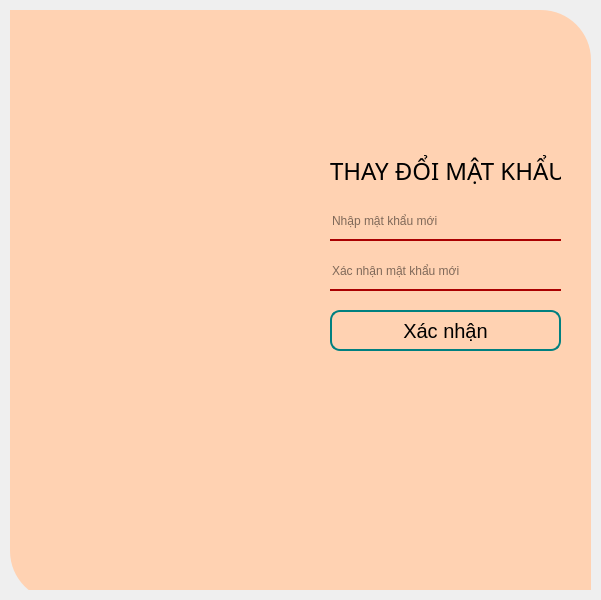
<?xml version="1.0" encoding="UTF-8"?>
<ui version="4.0">
 <class>ReplacePw</class>
 <widget class="QMainWindow" name="ReplacePw">
  <property name="geometry">
   <rect>
    <x>0</x>
    <y>0</y>
    <width>601</width>
    <height>600</height>
   </rect>
  </property>
  <property name="windowTitle">
   <string>MainWindow</string>
  </property>
  <widget class="QWidget" name="centralwidget">
   <layout class="QVBoxLayout" name="verticalLayout">
    <property name="spacing">
     <number>0</number>
    </property>
    <property name="leftMargin">
     <number>10</number>
    </property>
    <property name="topMargin">
     <number>10</number>
    </property>
    <property name="rightMargin">
     <number>10</number>
    </property>
    <property name="bottomMargin">
     <number>10</number>
    </property>
    <item>
     <widget class="QFrame" name="frame">
      <property name="styleSheet">
       <string notr="true">border-top-right-radius: 50px;
background-color: rgb(255, 210, 178);
border-bottom-left-radius: 50px;</string>
      </property>
      <property name="frameShape">
       <enum>QFrame::NoFrame</enum>
      </property>
      <widget class="QLabel" name="label_image">
       <property name="geometry">
        <rect>
         <x>0</x>
         <y>0</y>
         <width>291</width>
         <height>591</height>
        </rect>
       </property>
       <property name="styleSheet">
        <string notr="true">border-image: url(:/image/resources/pic/lib3.jpg);
border-top-right-radius: 0px; </string>
       </property>
       <property name="text">
        <string/>
       </property>
      </widget>
      <widget class="QLabel" name="label_TDMK">
       <property name="geometry">
        <rect>
         <x>320</x>
         <y>140</y>
         <width>231</width>
         <height>41</height>
        </rect>
       </property>
       <property name="font">
        <font>
         <family>Agbalumo</family>
         <pointsize>18</pointsize>
        </font>
       </property>
       <property name="text">
        <string>THAY ĐỔI MẬT KHẨU</string>
       </property>
      </widget>
      <widget class="QLineEdit" name="lineEdit">
       <property name="geometry">
        <rect>
         <x>320</x>
         <y>200</y>
         <width>231</width>
         <height>31</height>
        </rect>
       </property>
       <property name="styleSheet">
        <string notr="true">border: none;
background-color: rgb(255, 210, 178);
padding-bottom: 7px;
color: rgb(0, 0, 0);
border-bottom:2px solid rgb(170, 0, 0);</string>
       </property>
       <property name="text">
        <string/>
       </property>
       <property name="placeholderText">
        <string>Nhập mật khẩu mới</string>
       </property>
      </widget>
      <widget class="QPushButton" name="Btn_rplpw">
       <property name="geometry">
        <rect>
         <x>320</x>
         <y>300</y>
         <width>231</width>
         <height>41</height>
        </rect>
       </property>
       <property name="styleSheet">
        <string notr="true">QPushButton {
	background-color: rgb(255, 210, 178);
    color: black; /* Màu chữ */
    border: 2px solid #008080; /* Màu xanh mòng két cho viền */
	border-radius: 10px;
    padding: 2px 2px; /* Khoảng cách bên trong */
    font-size: 20px; /* Kích thước chữ */
    transition: background-color 0.3s ease; /* Hiệu ứng chuyển đổi màu nền */
}

QPushButton:hover {
	background-color: rgb(255, 255, 255); /* Màu xanh mòng két khi hover */
    color: black; /* Màu chữ khi hover */
}</string>
       </property>
       <property name="text">
        <string>Xác nhận</string>
       </property>
      </widget>
      <widget class="QLabel" name="label_Exit">
       <property name="geometry">
        <rect>
         <x>538</x>
         <y>20</y>
         <width>21</width>
         <height>21</height>
        </rect>
       </property>
       <property name="styleSheet">
        <string notr="true">border-image: url(:/icon/resources/icon-pack/exit_icon.png)</string>
       </property>
       <property name="text">
        <string/>
       </property>
      </widget>
      <widget class="QLineEdit" name="lineEdit_2">
       <property name="geometry">
        <rect>
         <x>320</x>
         <y>250</y>
         <width>231</width>
         <height>31</height>
        </rect>
       </property>
       <property name="styleSheet">
        <string notr="true">border: none;
background-color: rgb(255, 210, 178);
padding-bottom: 7px;
color: rgb(0, 0, 0);
border-bottom:2px solid rgb(170, 0, 0);</string>
       </property>
       <property name="placeholderText">
        <string>Xác nhận mật khẩu mới</string>
       </property>
      </widget>
     </widget>
    </item>
   </layout>
  </widget>
 </widget>
 <resources>
  <include location="../image.qrc"/>
 </resources>
 <connections/>
</ui>
